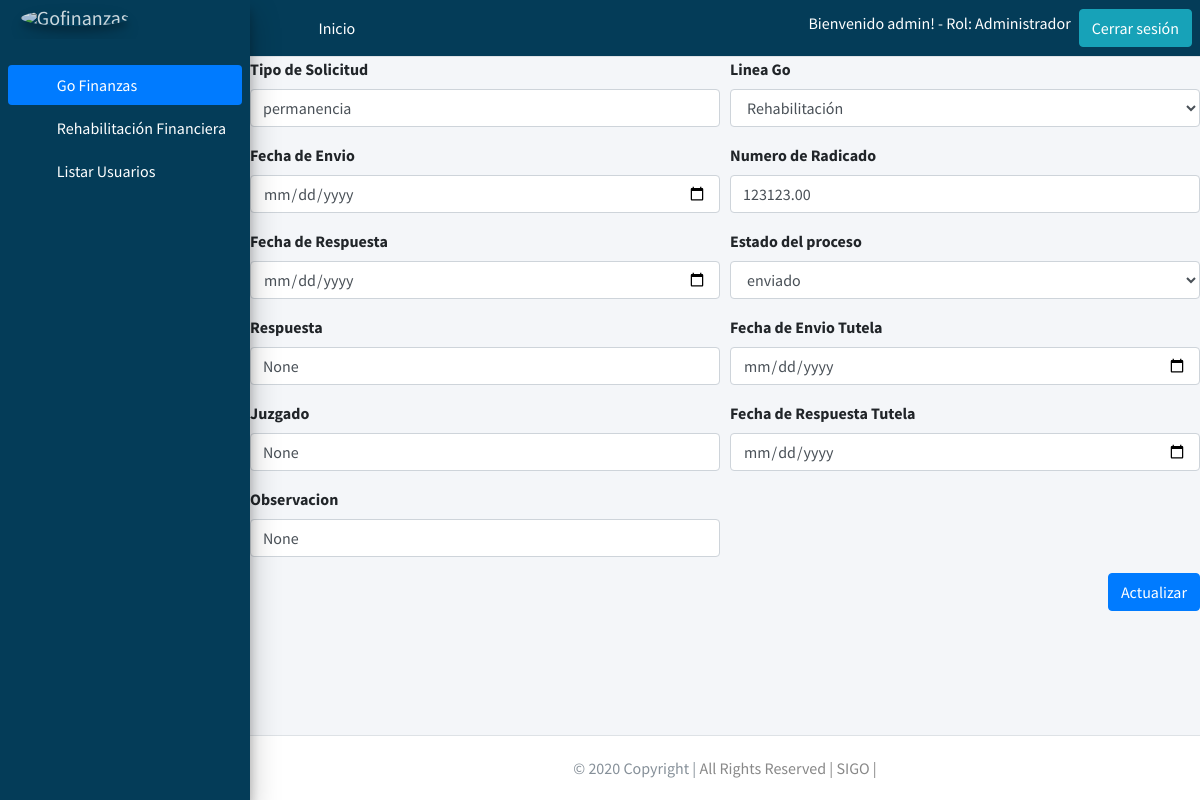
Screenshot of /editarderechopeticion/9/ (signed in) with the database file from the repository.
### users/models.py (models this page shows, shortened)
class Profile(models.Model):
    user = models.OneToOneField(User, on_delete=models.PROTECT)
    rol = models.ForeignKey(Rol, on_delete=models.PROTECT)
    class Meta:
        permissions = (("registrarusuarios", "registrarusuarios"),)

class Rol(models.Model):
    descripcion = models.CharField(max_length=30)

### gestionfinanciera/models.py (models this page shows, shortened)
class Right_Petition(models.Model):
    Type_Application = models.CharField(max_length=20, null=False,blank=True)
    Line = models.CharField(max_length=20, null=False,blank=True)
    Send_Date = models.DateField(default=datetime.datetime.today, blank=True, null=True)
    Filed_Number = models.DecimalField(max_digits=20, decimal_places=2, null=True)
    Reply_Date = models.DateField(default=datetime.datetime.today, blank=True, null=True)
    Process_State = models.CharField(max_length=20, null=True,blank=True)
    Reply = models.CharField(max_length=250, null=True,blank=True)
    Guardianship_Date = models.DateField(default=datetime.datetime.today, blank=True, null=True)
    Court = models.CharField(max_length=20, null=True,blank=True)
    Guardianship_Response_Date = models.DateField(default=datetime.datetime.today, blank=True, null=True)
    Observation = models.CharField(max_length=1000, null=True,blank=True)
    Fk_Management_Type = models.ForeignKey(Management_Type, null=True, on_delete = models.CASCADE,blank=True) # se crea una llave foranea llamando al modelo

### gestionfinanciera/views.py (the view, shortened to what this page needs)
# urls.py: path('editarderechopeticion/<int:pk>/', views.RightPetitionUpdate.as_view(), name="editarderechopeticion"), # ruta para editar los datos de los derechos de peticion de un cliente
class RightPetitionUpdate(UpdateView):
    model = Right_Petition
    template_name = 'gestionfinanciera/obligation/right_petition_edit.html'
    fields = ['Type_Application','Line','Send_Date','Filed_Number','Reply_Date',
    'Process_State','Reply','Guardianship_Date','Court',
    'Guardianship_Response_Date','Observation','Fk_Management_Type']
    def get_context_data(self,**kwargs):
        context = super(RightPetitionUpdate,self).get_context_data(**kwargs)
        context['derechopeticion'] = Right_Petition.objects.filter(Fk_Management_Type=self.kwargs['pk'])
        context['management_typeId'] = self.kwargs['pk']
        return context

### Templates/gestionfinanciera/obligation/right_petition_edit.html (shortened to what this page needs)
{% extends 'base/base.html' %}
{% block content %}
<form action="{%url 'editarderechopeticion' management_typeId  %}" method="post">
  <div class="form-row">
    <div class="form-group col-md-6">
      <label for="Type_Application">Tipo de Solicitud</label>
      <input type="text" class="form-control" id="Type_Application" name="Type_Application" value="{{right_petition.Type_Application}}">
    </div>
    <div class="form-group col-md-6">
      <label>Linea Go</label>
        <select class="form-control" name="Line" id="Line" value="{{right_petition.Line}}">
          <option value="{{right_petition.Line}}">{{right_petition.Line}}</option>
        </select>
    </div>
    <div class="form-group col-md-6">
      <label for="Send_Date">Fecha de Envio</label>
      <input type="date" class="form-control" id="Send_Date" name="Send_Date" value="{{right_petition.Send_Date}}">
    </div>
  <div class="form-group col-md-6">
    <label for="Filed_Number">Numero de Radicado</label>
    <input type="number" class="form-control" id="Filed_Number" name="Filed_Number" value="{{right_petition.Filed_Number}}">
  </div>
  <div class="form-group col-md-6">
    <label for="Reply_Date">Fecha de Respuesta</label>
    <input type="date" class="form-control" id="Reply_Date" name="Reply_Date" value="{{right_petition.Reply_Date}}">
  </div>
  <div class="form-group col-md-6">
    <label>Estado del proceso</label>
      <select class="form-control" name="Process_State" id="Process_State" value="{{right_petition.Process_State}}">
        <option value="{{right_petition.Process_State}}">{{right_petition.Process_State}}</option>
      </select>
  </div>
  <div class="form-group col-md-6">
    <label for="Reply">Respuesta</label>
    <input type="text" class="form-control" id="Reply" name="Reply" value="{{right_petition.Reply}}">
  </div>
  <div class="form-group col-md-6">
    <label for="Guardianship_Date">Fecha de Envio Tutela</label>
    <input type="date" class="form-control" id="Guardianship_Date" name="Guardianship_Date" value="{{right_petition.Guardianship_Date}}">
  </div>
  <div class="form-group col-md-6">
    <label for="Court">Juzgado</label>
    <input type="text" class="form-control" id="Court" name="Court" value="{{right_petition.Court}}">
  </div>
  <div class="form-group col-md-6">
    <label for="Guardianship_Response_Date">Fecha de Respuesta Tutela</label>
    <input type="date" class="form-control" id="Guardianship_Response_Date" name="Guardianship_Response_Date" value="{{right_petition.Guardianship_Response_Date}}">
  </div>
  <div class="form-group col-md-6">
    <label for="Observation">Observacion</label>
    <input type="textarea" class="form-control" id="Observation" name="Observation" value="{{right_petition.Observation}}">
  </div>
  <div class="form-group col-md-6">
  </div>
  </div>
  <div style="text-align: right">
    <button type="submit" class="btn btn-primary">Actualizar</button>
  </div>
</form>
{% endblock %}

### Templates/base/base.html (shortened to what this page needs)
{% load static %}
<!DOCTYPE html>
<html lang="en">
<head>
  <link rel="stylesheet" href="{% static 'plugins/fontawesome-free/css/all.min.css' %}">
  <link rel="stylesheet" href="{% static 'plugins/overlayScrollbars/css/OverlayScrollbars.min.css' %} ">
  <link rel="stylesheet" href="{% static 'dist/css/adminlte.min.css' %} ">
</head>
<body class="hold-transition sidebar-mini layout-fixed layout-navbar-fixed layout-footer-fixed">
<div class="wrapper">
  <nav class="main-header navbar navbar-expand navbar-white navbar-light" style="background-color:#043c58 ;">
    <ul class="navbar-nav  mr-auto">
      <li class="nav-item">
        <a class="nav-link" data-widget="pushmenu" href="#" role="button"><i class="fas fa-bars"></i></a>
      </li>
      <li class="nav-item d-none d-sm-inline-block">
        {% if user.is_authenticated %}
          <a href="{% url 'listarcliente' %}" class="nav-link" style="color:white;">Inicio</a>
        {% else %}
        <a href="{% url 'index' %}" class="nav-link" style="color:white;">Inicio</a>
        {% endif %}
      </li>
    </ul>
        {% if user.is_authenticated %}
          <h6 class="ml-5" style="color:white;">Bienvenido {{ user.username }}! - Rol: {{ user.profile.rol.descripcion }}</h6>
          <a style="text-align: right" href="{% url 'logout' %}" class="btn btn-info ml-2">Cerrar sesión</a>
        {% else %}
          <a href="{% url 'login' %}" class="btn btn-danger ml-2">Iniciar Sesión</a>
        {% endif %}
    </nav>
  <aside class="main-sidebar sidebar-primary elevation-4" style="background-color:#043c58 ;">
    {% if user.is_authenticated %}
    <a href="{% url 'listarcliente' %}" class="brand-link">
      <img src="{% static 'dist/img/SIGO.png' %}" alt="Gofinanzas" class="brand-image img-circle elevation-3"
           style="opacity: .8">
    </a>
    {% else %}
    <a href="{% url 'index' %}" class="brand-link">
      <img src="{% static 'dist/img/SIGO.png' %}" alt="Gofinanzas" class="brand-image img-circle elevation-3"
           style="opacity: .8">
      <span class="brand-text font-weight-light">Go Finanzas</span>
    </a>
    {% endif %}
    <div class="sidebar">
      <nav class="mt-2">
        <ul class="nav nav-pills nav-sidebar flex-column" data-widget="treeview" role="menu" data-accordion="false">
          <li class="nav-item has-treeview menu-open">
            {% if user.is_authenticated %}
            <a href="" class="nav-link active">
              <i class="nav-icon fas fa-tachometer-alt"></i>
              <p style="color:white;">
                Go Finanzas
                <i class="right fas fa-angle-left"></i>
              </p>
            </a>
            <ul class="nav nav-treeview">
              <li class="nav-item">
                <a href="{% url 'listarcliente' %}" class="nav-link">
                  <i class="far fa-circle nav-icon"></i>
                  <p style="color:white;">Rehabilitación Financiera</p>
                </a>
              </li>
              {% if user.profile.rol.id == 2 %}
                <li class="nav-item">
                  <a href="{% url 'users:userslist' %}" class="nav-link">
                    <i class="far fa-circle nav-icon"></i>
                    <p style="color:white;">Listar Usuarios</p>
                  </a>
                </li>
              {% endif %}
            </ul>
            {% endif %}
          </li>
      </nav>
    </div>
  </aside>
  <div class="content-wrapper">
    {% block content %}{% endblock %}
  </div>
  <footer class="main-footer">
    <div class="footer-copyright text-center py-1">© 2020 Copyright |
      <a style="color: #888888">All Rights Reserved | SIGO |</a>
    </div>
  </footer>
</div>
</body>
</html>

### rows the page displays
Right_Petition: Type_Application "permanencia", Line "Rehabilitación", Filed_Number "123123.00", Process_State "enviado", Reply "None", Court "None", Observation "None"

### other values shown
{{ user.username }} "admin"
{{ user.profile.rol.descripcion }} "Administrador"
